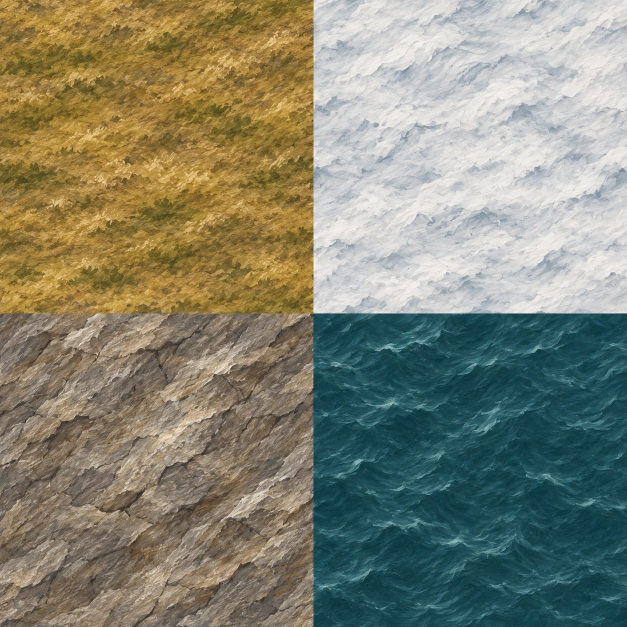
#> input picture scripts/map_detail_swatches.webp, 1254 x 1254 px (shown at 1/2 size)
$ python -i map_tiles.py   (imports and definitions only)   (older library calls are emulated)
#> lines starting #> are read from the running program, lines starting #| are printed output that depends on the picture
"""Cut the painted world map into a zoom pyramid of WebP tiles (maptiles.js draws them).

    python scripts/map_tiles.py [source] [--out game] [--q 78]

source: the best painting there is (default game/map-world.webp, 2000x1400; a bigger 10:7 picture is better).
Level 0 is map-world.webp itself (unchanged). Level 1 is 4000x2800, level 2 is 8000x5600, both cut into 512 px tiles
named mapt-<level>-<col>-<row>.webp (edge tiles are smaller). When the source is smaller than a level, it is
upscaled carefully: a light clean-up of WebP blocking, Lanczos, then a mild unsharp mask so edges stay crisp
without halos. Level 1 is made from level 2 by a Lanczos shrink so the two match exactly.

Painted detail: upscaling alone adds no brushwork, so level 2 gets fine painted texture from
scripts/map_detail_swatches.webp (a 2x2 sheet of painted close-up swatches in the map's own style, made with ChatGPT:
tundra grass, snow, rock, sea). Only each swatch's fine light/dark pattern is used (never its colour), made seamless,
mixed by what the ground looks like under each pixel (blue water, white snow, grey rock, the rest grass), and kept
off busy spots (trees, peaks, coastlines, rivers) so the painting's own shapes stay exactly as painted.
"""
import argparse, os, sys
import numpy as np
from PIL import Image, ImageFilter

TILE = 512
LEVELS = {1: 4000, 2: 8000}
ASPECT = 10 / 7


# [8 lines left out: function clean, not called in this run]


def along_edges(im, reach=2.0):
    """smooth along edges, never across them: plain resizing keeps the source's pixel stair-steps on slanted lines
    (ridges, shores, rivers); averaging a few samples along each edge's own direction (from the structure tensor)
    turns them back into clean painted lines. Flat spots and corners are left alone."""
#> called with reach = 2
    import cv2
    a = np.asarray(im).astype(np.float32)
    L = cv2.cvtColor(a, cv2.COLOR_RGB2GRAY)
    gx, gy = cv2.Sobel(L, cv2.CV_32F, 1, 0, ksize=3), cv2.Sobel(L, cv2.CV_32F, 0, 1, ksize=3)
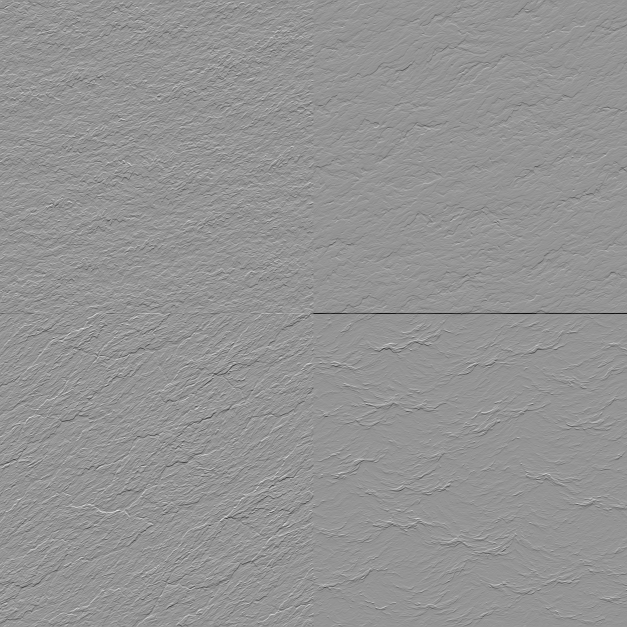
#> gy: shape (1254, 1254) float32 (shown at 1/2 size); min -726.4, max 523.3, mean -0.5; drawn with min black and max white
    sg = 1.4 * reach / 2
    jxx, jyy, jxy = (cv2.GaussianBlur(v, (0, 0), sg) for v in (gx * gx, gy * gy, gx * gy))
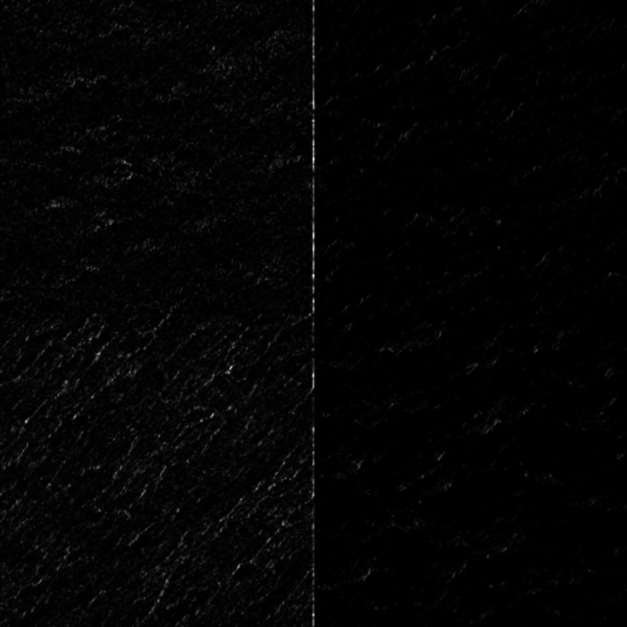
#> jxx: shape (1254, 1254) float32 (shown at 1/2 size); min 2.89, max 143188.8, mean 2261.8; drawn with min black and max white
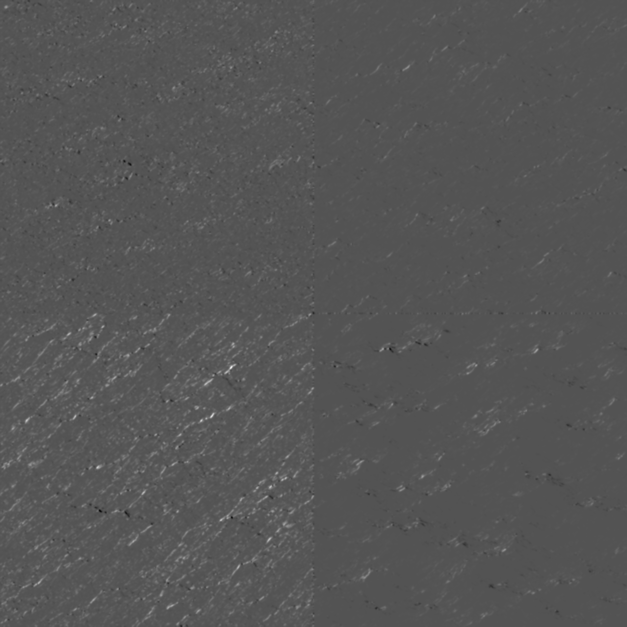
#> jxy: shape (1254, 1254) float32 (shown at 1/2 size); min -38275.5, max 78557.2, mean 1180.3; drawn with min black and max white
    tr = jxx + jyy; dif = np.sqrt((jxx - jyy) ** 2 + 4 * jxy * jxy)
    coh = (dif / (tr + 1e-3)) * np.clip(tr / 400, 0, 1)    # 1 on a clear edge, 0 on flat paint or noise
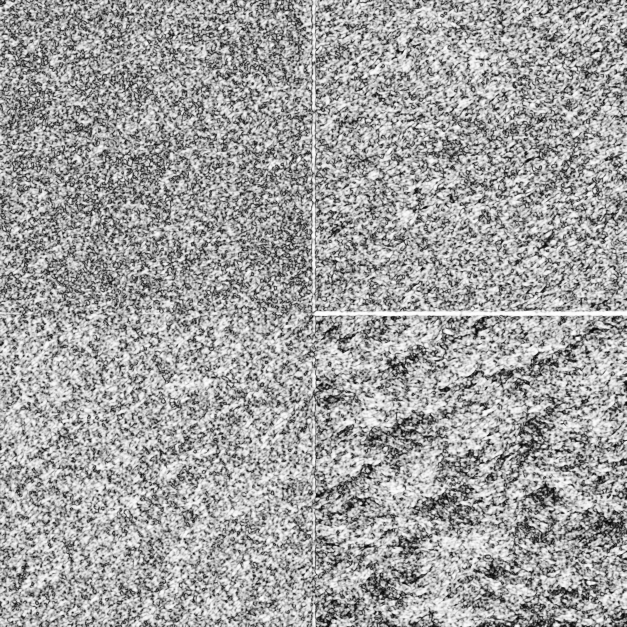
#> coh: shape (1254, 1254) float32 (shown at 1/2 size); min 0.000749, max 1, mean 0.636
    ang = 0.5 * np.arctan2(2 * jxy, jxx - jyy)              # gradient direction; the edge runs across it
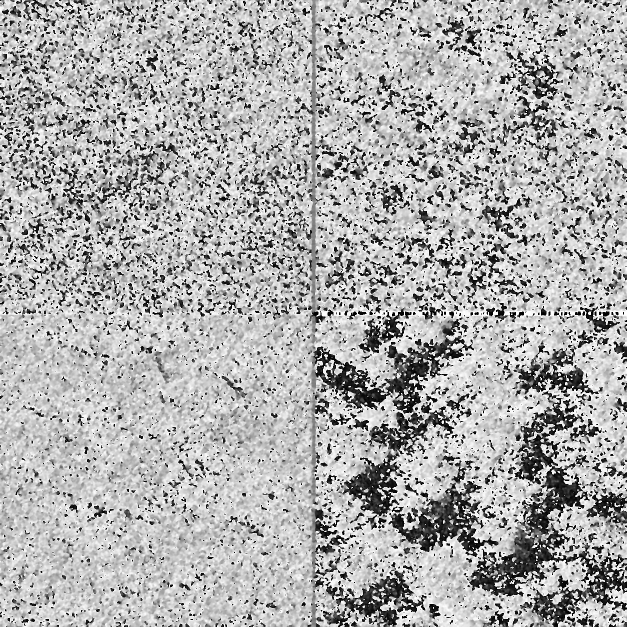
#> ang: shape (1254, 1254) float32 (shown at 1/2 size); min -1.57, max 1.57, mean 0.576; drawn with min black and max white
    tx, ty = -np.sin(ang), np.cos(ang)
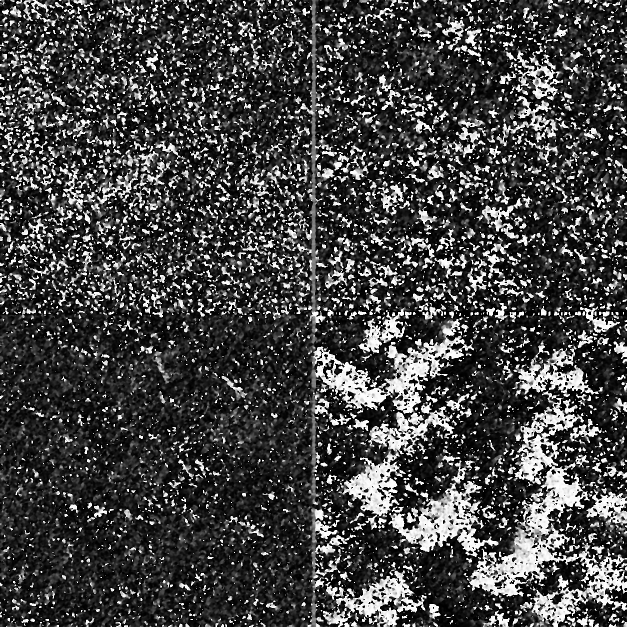
#> tx: shape (1254, 1254) float32 (shown at 1/2 size); min -1, max 1, mean -0.467; drawn with min black and max white
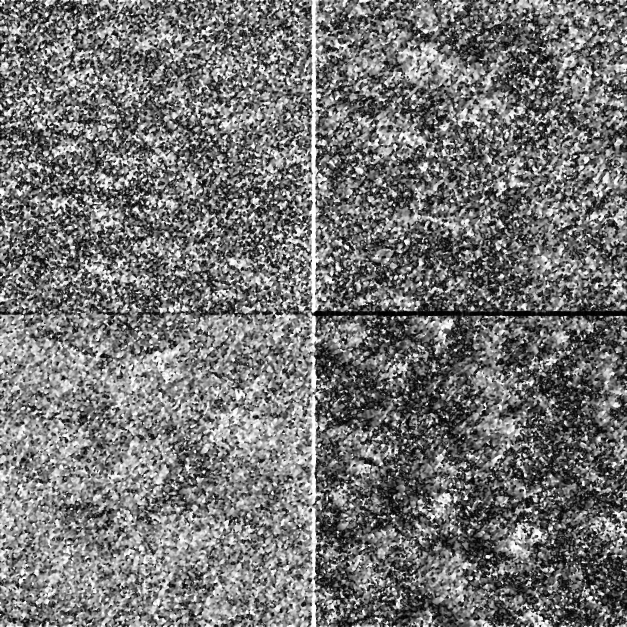
#> ty: shape (1254, 1254) float32 (shown at 1/2 size); min 1.95e-07, max 1, mean 0.456
    h, w = L.shape
#> h = 1254; w = 1254
    X, Y = np.meshgrid(np.arange(w, dtype=np.float32), np.arange(h, dtype=np.float32))
    acc = a.copy(); wsum = np.ones((h, w), np.float32)
    for s in (-reach, -reach / 2, reach / 2, reach):
        wt = np.exp(-(s / reach) ** 2 * 1.2).astype(np.float32)
        smp = cv2.remap(a, X + tx * s, Y + ty * s, cv2.INTER_LINEAR, borderMode=cv2.BORDER_REFLECT)
        acc += smp * wt; wsum += wt
#> wsum: shape (1254, 1254) float32; every value is 3.08
    sm = acc / wsum[..., None]
    k = np.clip(coh * 1.1, 0, 0.9)[..., None]
    return Image.fromarray(np.clip(a * (1 - k) + sm * k, 0, 255).astype(np.uint8))


# [11 lines left out: function upscale, not called in this run]


SWATCHES = os.path.join(os.path.dirname(os.path.abspath(__file__)), "map_detail_swatches.webp")


# [100 lines left out: functions seamless_detail, class_weights, add_detail, main, not called in this run]


# [2 lines not run here, left out]

>>> import cv2
>>> picture = cv2.cvtColor(cv2.imread('map_detail_swatches.webp'), cv2.COLOR_BGR2RGB)
>>> result = along_edges(picture)
